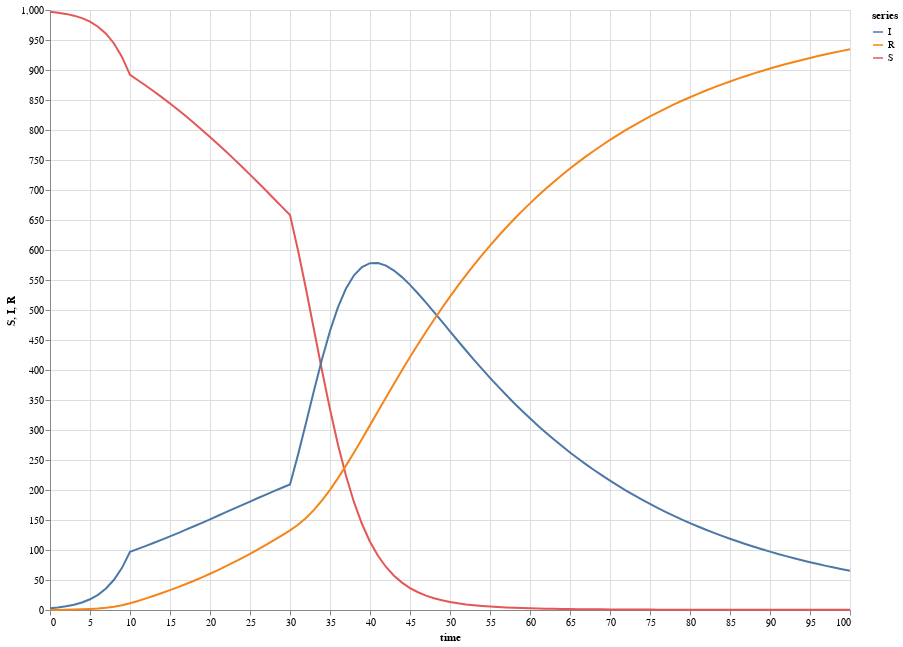

The notebook cell this image was saved under:
### Code cell
doublePoints = simulate(doubleComposed at [0..100 by 1])

S = series(value(doublePoints.S), "S", {{ style = "lines" }})
I = series(value(doublePoints.I), "I", {{ style = "lines" }})
R = series(value(doublePoints.R), "R", {{ style = "lines" }})

plot("", [S, I, R], time(points), "time")

### Figure 1 — Vega-Lite specification as saved in the notebook (floating-point values rounded to 4 significant figures; data arrays with more than 128 entries replaced by an {"elided": "..."} marker saying what was removed)
{"$schema": "https://vega.github.io/schema/vega-lite/v4.json", "data": {"values": {"elided": "303 records"}}, "description": "", "height": 600, "layer": [{"encoding": {"color": {"field": "series", "type": "nominal"}, "x": {"field": "time", "type": "quantitative"}, "y": {"field": "S", "type": "quantitative"}}, "mark": "line"}, {"encoding": {"color": {"field": "series", "type": "nominal"}, "x": {"field": "time", "type": "quantitative"}, "y": {"field": "I", "type": "quantitative"}}, "mark": "line"}, {"encoding": {"color": {"field": "series", "type": "nominal"}, "x": {"field": "time", "type": "quantitative"}, "y": {"field": "R", "type": "quantitative"}}, "mark": "line"}], "width": 800}
